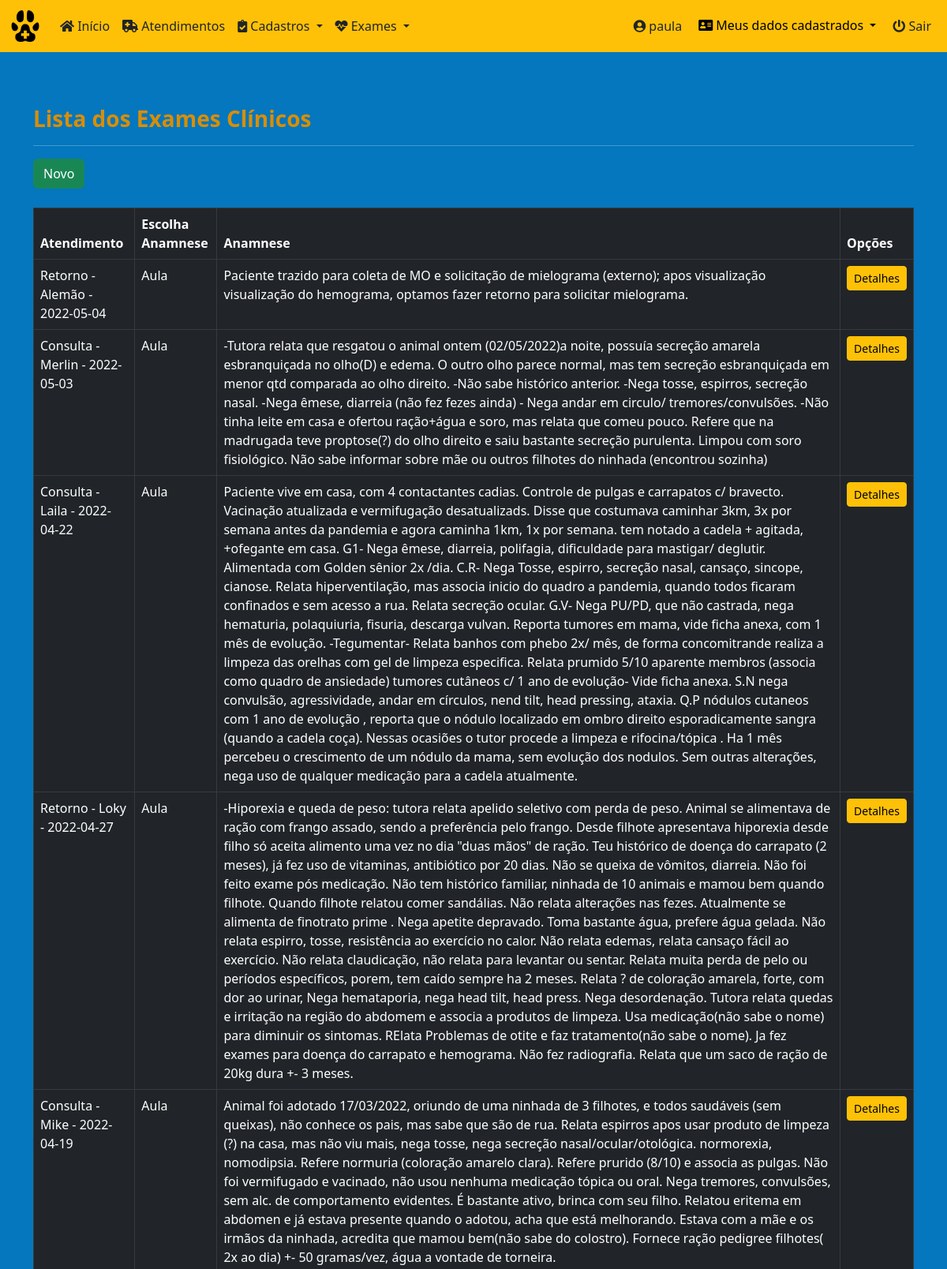
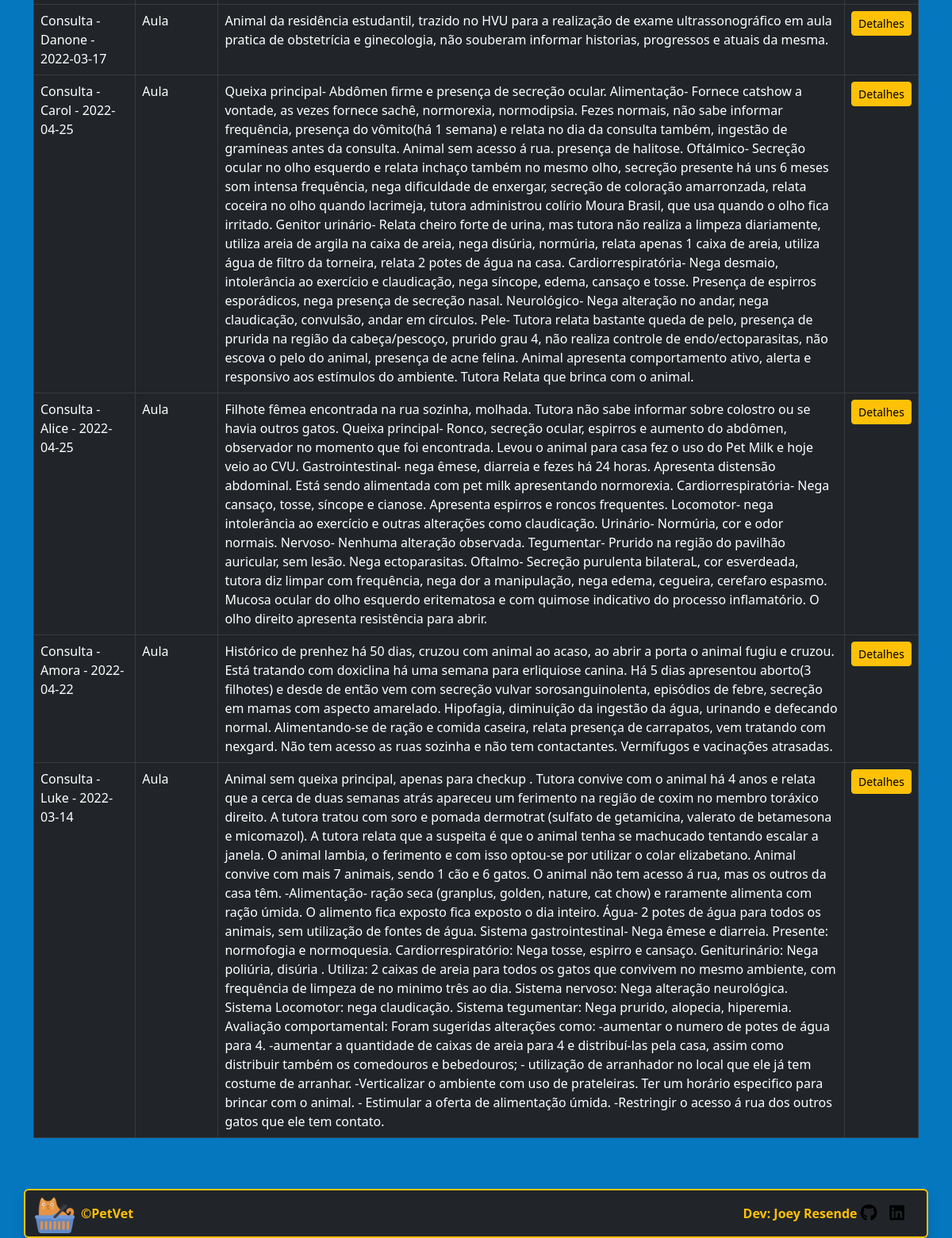
Page /petvet/general_clinics/ (signed in) on the committed database (2 pictures, top to bottom).
### core/models.py (models this page shows, shortened)
class GeneralClinic(models.Model):
    medical_care = models.ForeignKey(
        'MedicalCare', on_delete=models.PROTECT, null=True, verbose_name='Atendimento')
    choice_anamnese = models.CharField(
        max_length=6, choices=type_anamnese, verbose_name='Tipo atendimento')
    anamnese = models.TextField(max_length=2000, verbose_name='Anamnese')
    choice_anti_rabica = models.CharField(
        max_length=23, choices=vaccination, verbose_name='Anti-Rábica')
    choice_type_v = models.CharField(
        max_length=7, choices=type_v, verbose_name='V8/V10/V12')
    choice_v = models.CharField(
        max_length=23, choices=vaccination, verbose_name='Opções V')
    choice_type_felina = models.CharField(
        max_length=23, choices=type_felina, verbose_name='Tríplice/Quádrupla Felina')
    choice_felina = models.CharField(
        max_length=23, choices=vaccination, verbose_name='Opções Felina')
    others_felina = models.CharField(
        max_length=30, null=True, blank=True, verbose_name='Outras Vacinas')
    choice_verminose = models.CharField(
        max_length=17, choices=vermi_ecto, verbose_name='Controle Verminose')
    others_verminose = models.CharField(
        max_length=30, null=True, blank=True, verbose_name='Verminose - Fármaco/Dose/Frequência')
    choice_ectopas = models.CharField(
        max_length=17, choices=vermi_ecto, verbose_name='Prevenção Ectoparasitas')
    others_ectopas = models.CharField(
        max_length=30, null=True, blank=True, verbose_name='Ectoparasitas - Fármaco/Dose/Frequência')
    choice_leish = models.CharField(
        max_length=17, choices=leish, verbose_name='Prevenção Leishmaniose')
    class Meta:
        ordering = ['id']

class MedicalCare(models.Model):
    id = models.AutoField(primary_key=True)
    date = models.DateField(default=date.today, verbose_name='Data')
    time = models.TimeField(verbose_name='Hora')
    pet_name = models.ForeignKey(
        'Pets', on_delete=models.PROTECT, null=True, verbose_name='Nome do Pet')
    procedure = models.CharField(
        max_length=8, choices=procedures, verbose_name='Tipo de atendimento')
    vet_name = models.ForeignKey(
        'Vet', on_delete=models.PROTECT, null=True, verbose_name='Veterinario')
    sedative = models.CharField(
        max_length=8, choices=type_sedative, default='Não', verbose_name='Tipo de sedativo')
    report = models.TextField(
        max_length=1000, verbose_name='Relato do problema')
    class Meta:
        ordering = ['-date']
    def __str__(self):
        return f'{self.procedure} - {self.pet_name} - {self.date}'

class Pets(models.Model):
    id = models.AutoField(primary_key=True)
    pet_name = models.CharField(
        max_length=30, verbose_name='Nome do Pet')
    species = models.CharField(
        max_length=20, verbose_name='Espécie')
    breed = models.CharField(
        max_length=30, verbose_name='Raça')
    gender = models.CharField(
        max_length=5, choices=sex_status, verbose_name='Gênero')
    date_of_birth = models.DateField(
        null=True, blank=True, verbose_name='Data de Nascimento')
    castrated = models.CharField(
        max_length=3, choices=castrated_status, default='N', verbose_name='Castrado?')
    weight = models.DecimalField(
        max_digits=6, decimal_places=3, verbose_name='Peso', default=0)
    tutor_name = models.ForeignKey(
        'Tutor', on_delete=models.PROTECT, null=True, verbose_name='Nome do Tutor')
    class Meta:
        ordering = ['-id']
    def __str__(self):
        return self.pet_name

### core/views.py (the view)
# urls.py: path('general_clinics/', GeneralClinicList.as_view(), name='general_clinics'),
class GeneralClinicList(LoginRequiredMixin, ListView):
    login_url = reverse_lazy('login')
    model = GeneralClinic
    template_name = 'core/general_clinic_list.html'

### core/templates/core/general_clinic_list.html (shortened to what this page needs)
{% extends 'core/base_model.html' %}
{% load static %}
{% block content %}
<h3><strong>Lista dos Exames Clínicos</strong></h3>
<hr>
<a href="{% url 'general_clinic_new' %}" class="btn btn-success btn">Novo</a><br><br>
<div class="table-responsive">
  <table class="table table-bordered table-hover table-dark" id="general_clinic_table">
    <thead class="thead-dark">
      <tr>
        <th>Atendimento</th>
        <th>Escolha Anamnese</th>
        <th>Anamnese</th>
        <th>Opções</th>
      </tr>
    </thead>
    <tbody>
      {% for each in object_list %}
      <tr>
        <td>{{ each.medical_care }}</td>
        <td>{{ each.choice_anamnese }}</td>
        <td>{{ each.anamnese }}</td>
        <td>
          <a href="{% url 'general_clinic_detail' each.pk %}" class="btn btn-warning btn-sm">Detalhes</a>
        </td>
      </tr>
      {% empty %}
      <tr>
        <td colspan="6">Nenhum exame clínico geral cadastrado.</td>
      </tr>
      {% endfor %}
    </tbody>
  </table>
</div>
{% endblock %}

### core/templates/core/base_model.html (shortened to what this page needs)
{% load static %}
<!DOCTYPE html>
<html lang="pt-br" class="h-100">
<head>
  <link rel="stylesheet" href="{% static 'css/bootstrap.min.css/' %}" />
  <link rel="stylesheet" href="https://cdnjs.cloudflare.com/ajax/libs/font-awesome/5.11.2/css/all.css">
  <link rel="stylesheet" href="{% static 'css/styles.css/' %}" />
  <link rel="stylesheet" type="text/css" href="https://cdn.datatables.net/v/bs5/dt-1.11.5/datatables.min.css" />
</head>
<body class="d-flex flex-column h-100">
  <main role="main" class="flex-shrink-0  ">
    {% block menu %}
    <nav class="navbar navbar-expand-lg bg-warning" aria-label="Sixth navbar example">
      <div class="container-fluid">
        <a class="navbar-brand" href="{% url 'index' %}">
          <img src="{% static 'img/favicon.ico/' %}" height="40" alt="" />
        </a>
        <div class="collapse navbar-collapse" id="navbarsExample06">
          <ul class="navbar-nav me-auto mb-2 mb-xl-0">
            <li class="nav-item">
              <a class="nav-link text-dark" href="{% url 'index' %}">
                <i class="fa fa-home" aria-hidden="true"></i>
                Início
              </a>
            </li>
            <li class="nav-item">
              <a class="nav-link text-dark" href="{% url 'medical_cares' %}">
                <i class="fas fa-ambulance" aria-hidden="true"></i>
                Atendimentos
              </a>
            </li>
            <li class="nav-item dropdown">
              <a class="nav-link text-dark dropdown-toggle" href="#" data-bs-toggle="dropdown" aria-expanded="false">
                <i class="fas fa-clipboard-check" aria-hidden="true"></i>
                Cadastros
              </a>
            </li>
            <li class="nav-item dropdown">
              <a class="nav-link text-dark dropdown-toggle" href="#" data-bs-toggle="dropdown" aria-expanded="false">
                <i class="fas fa-heartbeat" aria-hidden="true"></i>
                Exames
              </a>
            </li>
          </ul>
          <div class="collapse navbar-collapse d-lg-flex justify-content-end">
            <ul class="navbar-nav bd-navbar-nav flex=row">
              {% if request.user.is_authenticated %}
              <li class="nav-item">
                <a class="nav-link text-dark" href="{% url 'meus_dados' %}">
                  <i class="fas fa-user-circle" aria-hidden="true"></i>
                  <span id="username">{{ request.user }}</span>
                </a>
              </li>
              <div class="dropdown">
                <button type="button" class="btn btn-warning dropdown-toggle" data-bs-toggle="dropdown" aria-expanded="false" data-bs-auto-close="outside">
                  <i class="fas fa-address-card" aria-hidden="true"></i>
                  Meus dados cadastrados
                </button>
              </div>
              <li class="nav-item">
                <a class="nav-link text-dark" href="{% url 'logout' %}">
                  <i class="fas fa-power-off" aria-hidden="true"></i>
                  Sair
                </a>
              </li>
              {% endif %}
            </ul>
          </div>
         </div>
      </div>
    </nav>
    {% endblock %}
    <div class="container py-5">
      {% block content %}
      {% endblock %}
    </div>
  </main>
{% block footer %}
<div class="container border border-warning border-2  rounded shadow bg-dark">
  <footer class="d-flex flex-wrap justify-content-between align-items-center py-1">
    <div class="col-md-4 d-flex align-items-center">
      <a href="{% url 'index' %}" class="mb-3 me-2 mb-md-0">
        <img src="{% static 'img/cat_yellow.png/' %}" width="50" height="50" alt="">
      </a>
      <span class="mb-3 mb-md-0 text-warning"><strong>&copy;PetVet</strong></span>
    </div>
    <ul class="nav col-md-4 justify-content-end list-unstyled d-flex">
      <li class="ms-3 text-warning"><strong>Dev: Joey Resende</strong>  <a href="https://github.com/Joey-Resende" target="_blank">
        <i class="fab fa-github fa-lg text-black" aria-hidden="true"></i>
      </a></li>
      <li class="ms-3"><a href="https://www.linkedin.com/in/givanildo-resende/" target="_blank">
        <i class="fab fa-linkedin fa-lg text-black" aria-hidden="true"></i>
      </a></li>
    </ul>
  </footer>
</div>
{% endblock %}
</body>
</html>

### static/css/styles.css (style rules this page uses)
:root { --preto: #000000; --branco-1: #ffffff; --branco-2: #E0E2DD; --azul-1: #0477BF; --azul-2: #0388A6; --azul-3: #003570; --amarelo-1: #F2CB05; --amarelo-2: #D98E04; }
body { background-color: var(--azul-1); color: var(--preto); padding-bottom: 20px; }
h3 { color: var(--amarelo-2); }
div { color: var(--branco-1); }
.navbar { background-color: var(--amarelo-1); color: var(--amarelo-2); margin-bottom: 20px; }

### rows in the picture
GeneralClinic: medical_care "Retorno - Alemão - 2022-05-04", choice_anamnese "Aula", anamnese "Paciente trazido para coleta de MO e solicitação de mielograma (externo); apos visualização visualização do hemograma, optamos fazer retorno para solicitar mielograma."
GeneralClinic: medical_care "Consulta - Merlin - 2022-05-03", choice_anamnese "Aula", anamnese "-Tutora relata que resgatou o animal ontem (02/05/2022)a noite, possuía secreção amarela esbranquiçada no olho(D) e edema. O outro olho parece normal, mas tem secreção esbranquiçada em menor qtd comparada ao olho direito. -Não sabe histórico anterior. -Nega tosse, espirros, secreção nasal. -Nega êmese, diarreia (não fez fezes ainda) - Nega andar em circulo/ tremores/convulsões. -Não tinha leite em casa e ofertou ração+água e soro, mas relata que comeu pouco. Refere que na madrugada teve proptose(?) do olho direito e saiu bastante secreção purulenta. Limpou com soro fisiológico. Não sabe informar sobre mãe ou outros filhotes do ninhada (encontrou sozinha)"
GeneralClinic: medical_care "Consulta - Laila - 2022-04-22", choice_anamnese "Aula", anamnese "Paciente vive em casa, com 4 contactantes cadias. Controle de pulgas e carrapatos c/ bravecto. Vacinação atualizada e vermifugação desatualizads. Disse que costumava caminhar 3km, 3x por semana antes da pandemia e agora caminha 1km, 1x por semana. tem notado a cadela + agitada, +ofegante em casa. G1- Nega êmese, diarreia, polifagia, dificuldade para mastigar/ deglutir. Alimentada com Golden sênior 2x /dia. C.R- Nega Tosse, espirro, secreção nasal, cansaço, sincope, cianose. Relata hiperventilação, mas associa inicio do quadro a pandemia, quando todos ficaram confinados e sem acesso a rua. Relata secreção ocular. G.V- Nega PU/PD, que não castrada, nega hematuria, polaquiuria, fisuria,…"
GeneralClinic: medical_care "Retorno - Loky - 2022-04-27", choice_anamnese "Aula", anamnese "-Hiporexia e queda de peso: tutora relata apelido seletivo com perda de peso. Animal se alimentava de ração com frango assado, sendo a preferência pelo frango. Desde filhote apresentava hiporexia desde filho só aceita alimento uma vez no dia \"duas mãos\" de ração. Teu histórico de doença do carrapato (2 meses), já fez uso de vitaminas, antibiótico por 20 dias. Não se queixa de vômitos, diarreia. Não foi feito exame pós medicação. Não tem histórico familiar, ninhada de 10 animais e mamou bem quando filhote. Quando filhote relatou comer sandálias. Não relata alterações nas fezes. Atualmente se alimenta de finotrato prime . Nega apetite depravado. Toma bastante água, prefere água gelada. Não…"
GeneralClinic: medical_care "Consulta - Mike - 2022-04-19", choice_anamnese "Aula", anamnese "Animal foi adotado 17/03/2022, oriundo de uma ninhada de 3 filhotes, e todos saudáveis (sem queixas), não conhece os pais, mas sabe que são de rua. Relata espirros apos usar produto de limpeza (?) na casa, mas não viu mais, nega tosse, nega secreção nasal/ocular/otológica. normorexia, nomodipsia. Refere normuria (coloração amarelo clara). Refere prurido (8/10) e associa as pulgas. Não foi vermifugado e vacinado, não usou nenhuma medicação tópica ou oral. Nega tremores, convulsões, sem alc. de comportamento evidentes. É bastante ativo, brinca com seu filho. Relatou eritema em abdomen e já estava presente quando o adotou, acha que está melhorando. Estava com a mãe e os irmãos da ninhada,…"
GeneralClinic: medical_care "Consulta - Danone - 2022-03-17", choice_anamnese "Aula", anamnese "Animal da residência estudantil, trazido no HVU para a realização de exame ultrassonográfico em aula pratica de obstetrícia e ginecologia, não souberam informar historias, progressos e atuais da mesma."
GeneralClinic: medical_care "Consulta - Carol - 2022-04-25", choice_anamnese "Aula", anamnese "Queixa principal- Abdômen firme e presença de secreção ocular. Alimentação- Fornece catshow a vontade, as vezes fornece sachê, normorexia, normodipsia. Fezes normais, não sabe informar frequência, presença do vômito(há 1 semana) e relata no dia da consulta também, ingestão de gramíneas antes da consulta. Animal sem acesso á rua. presença de halitose. Oftálmico- Secreção ocular no olho esquerdo e relata inchaço também no mesmo olho, secreção presente há uns 6 meses som intensa frequência, nega dificuldade de enxergar, secreção de coloração amarronzada, relata coceira no olho quando lacrimeja, tutora administrou colírio Moura Brasil, que usa quando o olho fica irritado. Genitor urinário-…"
GeneralClinic: medical_care "Consulta - Alice - 2022-04-25", choice_anamnese "Aula", anamnese "Filhote fêmea encontrada na rua sozinha, molhada. Tutora não sabe informar sobre colostro ou se havia outros gatos. Queixa principal- Ronco, secreção ocular, espirros e aumento do abdômen, observador no momento que foi encontrada. Levou o animal para casa fez o uso do Pet Milk e hoje veio ao CVU. Gastrointestinal- nega êmese, diarreia e fezes há 24 horas. Apresenta distensão abdominal. Está sendo alimentada com pet milk apresentando normorexia. Cardiorrespiratória- Nega cansaço, tosse, síncope e cianose. Apresenta espirros e roncos frequentes. Locomotor- nega intolerância ao exercício e outras alterações como claudicação. Urinário- Normúria, cor e odor normais. Nervoso- Nenhuma alteração…"
GeneralClinic: medical_care "Consulta - Amora - 2022-04-22", choice_anamnese "Aula", anamnese "Histórico de prenhez há 50 dias, cruzou com animal ao acaso, ao abrir a porta o animal fugiu e cruzou. Está tratando com doxiclina há uma semana para erliquiose canina. Há 5 dias apresentou aborto(3 filhotes) e desde de então vem com secreção vulvar sorosanguinolenta, episódios de febre, secreção em mamas com aspecto amarelado. Hipofagia, diminuição da ingestão da água, urinando e defecando normal. Alimentando-se de ração e comida caseira, relata presença de carrapatos, vem tratando com nexgard. Não tem acesso as ruas sozinha e não tem contactantes. Vermífugos e vacinações atrasadas."
GeneralClinic: medical_care "Consulta - Luke - 2022-03-14", choice_anamnese "Aula", anamnese "Animal sem queixa principal, apenas para checkup . Tutora convive com o animal há 4 anos e relata que a cerca de duas semanas atrás apareceu um ferimento na região de coxim no membro toráxico direito. A tutora tratou com soro e pomada dermotrat (sulfato de getamicina, valerato de betamesona e micomazol). A tutora relata que a suspeita é que o animal tenha se machucado tentando escalar a janela. O animal lambia, o ferimento e com isso optou-se por utilizar o colar elizabetano. Animal convive com mais 7 animais, sendo 1 cão e 6 gatos. O animal não tem acesso á rua, mas os outros da casa têm. -Alimentação- ração seca (granplus, golden, nature, cat chow) e raramente alimenta com ração úmida. O…"

### other values in the picture
{{ request.user }} "paula"
